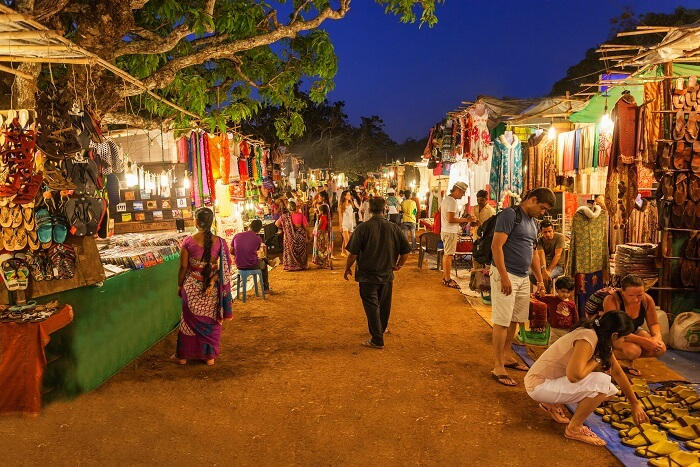
#> input picture webrtc_stream_objectdetection/rpi_opencv_objectdetection_python/image_object_detection/imgs/1.jpg, 700 x 467 px, given in place of 1.jpeg, which was not available
$ python obstruction_detection.py
#> lines starting #> are read from the running program, lines starting #| are printed output that depends on the picture; after the words box and inside, x2 and y2 are one past the last pixel; in counts of white or black regions, pixels touching at a corner belong together; pictures that were not available may be replaced by others from this repository, and a replacement may not be noted
import cv2 as _cv2
import numpy as np
import subprocess
import os

class Box:

    def __init__(self, index, start_row, end_row, start_col, end_col, path):
        self.index = index
        self.start_row = start_row
        self.end_row = end_row
        self.start_col = start_col
        self.end_col = end_col
        self.path = path


def crop(img, pxstep=1000, pystep=1000):
    i = 0
    h = img.shape[0]
    w = img.shape[1]
    start_row, start_col = int(0), int(0)

    y = pystep
    while y <= h :
        start_row = 0
        x = pxstep
        while x <= w :
            end_row = int(x)
            end_col = int(y)

            i = i + 1
            print("box no : " + str(i))
            print(start_row, start_col, end_row, end_col)

            # since we only want bottom boxes 4 , 5 and 6 , store only them
            if i >= 4 and i <= 6:
                cropped_img = image[start_row:end_row, start_col:end_col]
                image_path_cropped = 'imgs/cropped_' + str(i) + '.jpeg'
                _cv2.imwrite(image_path_cropped, cropped_img)

                boxes.append(Box(i, start_row, start_col, end_row, end_col, image_path_cropped))

            start_row = x
            x += pxstep

        start_col = y
        y += pystep


# sharpening image with gaussian smoothing filter
def unsharp_mask(image, kernel_size=(5, 5), sigma=1.0, amount=1.0, threshold=0):
    """Return a sharpened version of the image, using an unsharp mask."""
    blurred = _cv2.GaussianBlur(image, kernel_size, sigma)
    sharpened = float(amount + 1) * image - float(amount) * blurred
    sharpened = np.maximum(sharpened, np.zeros(sharpened.shape))
    sharpened = np.minimum(sharpened, 255 * np.ones(sharpened.shape))
    sharpened = sharpened.round().astype(np.uint8)
    if threshold > 0:
        low_contrast_mask = np.absolute(image - blurred) < threshold
        np.copyto(sharpened, image, where=low_contrast_mask)
    return sharpened


def detect_onstruction(imgpath):
    img = _cv2.imread(imgpath)
    sharpened_image = unsharp_mask(img)
    edges = _cv2.Canny(sharpened_image, sharpened_image.shape[0], sharpened_image.shape[1])
    edges_bool = np.asarray(edges, dtype=bool)
    return (1 in edges_bool)


# main logic

# grab image
imgpath = '1.jpeg'
cmd = "raspistill -vf -w 640 -h 480 -o " + imgpath + ''
subprocess.call(cmd, shell=True)
#> (this line was passed over: subprocess is not available in this run)

# read image
image = _cv2.imread(imgpath)
#> image is the input picture: shape (467, 700, 3); mean B, G, R 44.3, 79.4, 121.1

# print the dimensions
print(image.shape)
#| (467, 700, 3)
h = image.shape[0]
#> h = 467
w = image.shape[1]
#> w = 700
print('Width of image:', (w, 'pixels'))
#| Width of image: (700, 'pixels')
print('Height of image:', (h, 'pixels'))
#| Height of image: (467, 'pixels')

# creating list for boxes
boxes = []

# Divide image into grid of 3x2
px = int(w / 3)
#> px = 233
py = int(h / 2)
#> py = 233
print("width of each grid box ", (px, 'pixels'))
#| width of each grid box  (233, 'pixels')
print("height of each grid box ", (py, 'pixels'))
#| height of each grid box  (233, 'pixels')

# call crop
crop(image, px, py)
#> the loop in crop, `while y <= h :` made 2 passes
#> pass 2, in crop, `_cv2.imwrite(image_path_cropped, cropped_img)`:
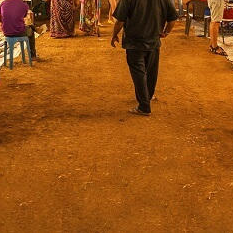
#> saved as cropped_5.jpeg: shape (233, 233, 3); mean B, G, R 19.6, 81, 150.2
#> after the loop in crop, `while y <= h :`: boxes = 3 items; i = 6; y = 699

# use box es for edge detection
# if 1 exists in then edge was detected
path_c = detect_onstruction(boxes[1].path)
#> in detect_onstruction, `edges = _cv2.Canny(sharpened_image, sharpened_image.shape[0], sharpene..`:
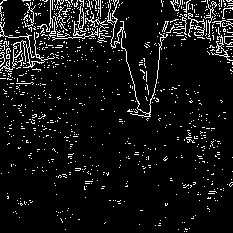
#> edges: shape (233, 233); 7.5% white in thin lines or dots
#> in detect_onstruction, `edges_bool = np.asarray(edges, dtype=bool)`: edges_bool: shape (233, 233) bool; 7.5% white in thin lines or dots
#> path_c = True
if not path_c:
    print(" No Obstruction detected on centre ")
else:
    print("Obstruction detected on centre , evaluate right side")
    path_r = detect_onstruction(boxes[2].path)
#> in detect_onstruction (call 2), `img = _cv2.imread(imgpath)`: img = 233 rows, first 8: [12, 76, 141], [12, 76, 141], [11, 76, 144], [14, 79, 147], [13, 80, 149], [12, 79, 148], [11, 78, 147], [11, 78, 147]
#> in unsharp_mask (call 2), `blurred = _cv2.GaussianBlur(image, kernel_size, sigma)`: blurred = 233 rows, first 8: [12, 76, 141], [12, 76, 142], [12, 77, 144], [13, 78, 146], [13, 79, 148], [12, 79, 148], [11, 78, 147], [11, 78, 147]
#> in unsharp_mask (call 2), `sharpened = float(amount + 1) * image - float(amount) * blurred`: sharpened = 233 rows, first 8: [12, 76, 141], [12, 76, 140], [10, 75, 144], [15, 80, 148], [13, 81, 150], [12, 79, 148], [11, 78, 147], [11, 78, 147]
#> in detect_onstruction (call 2), `sharpened_image = unsharp_mask(img)`: sharpened_image has the same summary as sharpened in unsharp_mask
#> path_r = True

    if not path_r:
        print("No Obstruction detected on right side")
    else:
        print("Obstruction detected on right side , evaluate left side")
        path_l = detect_onstruction(boxes[0].path)
#> call 3 of detect_onstruction, with imgpath = 'imgs/cropped_4.jpeg'
#> call 3 of unsharp_mask, with kernel_size = (5, 5), sigma = 1, amount = 1, threshold = 0
#> in unsharp_mask (call 3), `blurred = _cv2.GaussianBlur(image, kernel_size, sigma)`:
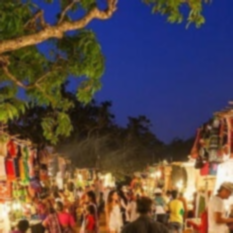
#> blurred: shape (233, 233, 3); mean B, G, R 72.7, 74.8, 90
#> in unsharp_mask (call 3), `sharpened = float(amount + 1) * image - float(amount) * blurred`:
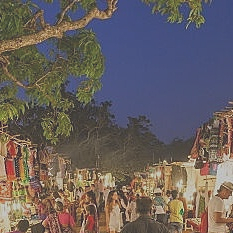
#> sharpened: shape (233, 233, 3) float64; mean B, G, R 72.7, 74.8, 90; drawn with min black and max white
#> in unsharp_mask (call 3), `sharpened = np.maximum(sharpened, np.zeros(sharpened.shape))`:
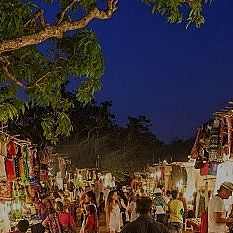
#> sharpened: shape (233, 233, 3) float64; mean B, G, R 74.8, 75.3, 90.1; drawn with min black and max white
#> in unsharp_mask (call 3), `sharpened = np.minimum(sharpened, 255 * np.ones(sharpened.shape))`:
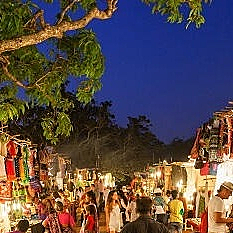
#> sharpened: shape (233, 233, 3) float64; mean B, G, R 74.8, 75.1, 89.1
#> in detect_onstruction (call 3), `edges = _cv2.Canny(sharpened_image, sharpened_image.shape[0], sharpene..`:
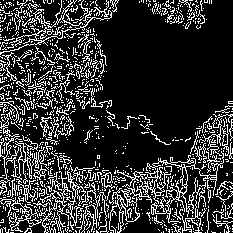
#> edges: shape (233, 233); 19.5% white in thin lines or dots
#> in detect_onstruction (call 3), `edges_bool = np.asarray(edges, dtype=bool)`: edges_bool: shape (233, 233) bool; 19.5% white in thin lines or dots
#> path_l = True

        if not path_l:
            print("No Obstruction detected on left side")
        else:
            print("Obstruction detected on left side , halt or move back")
            # beep to sound obstruction in movement
            beep = lambda x: os.system("echo -n '\a';sleep 0.2;" * x)
            beep(4)

$ run again, with webrtc_stream_objectdetection/rpi_opencv_objectdetection_python/image_object_detection/imgs/2.jpg copied over webrtc_stream_objectdetection/rpi_opencv_objectdetection_python/image_object_detection/imgs/1.jpg
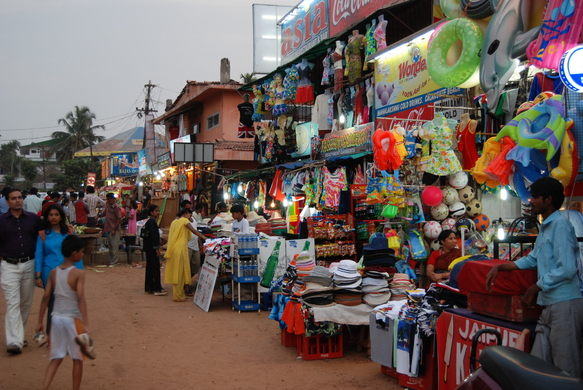
#> input picture webrtc_stream_objectdetection/rpi_opencv_objectdetection_python/image_object_detection/imgs/2.jpg, 583 x 390 px, given in place of 1.jpeg, which was not available
#> image is the input picture: shape (390, 583, 3); mean B, G, R 88.9, 93.6, 107.1
#| (390, 583, 3)
#| Width of image: (583, 'pixels')
#| Height of image: (390, 'pixels')
#| width of each grid box  (194, 'pixels')
#| height of each grid box  (195, 'pixels')
#> after the loop in crop, `while y <= h :`: boxes = 3 items; i = 6; y = 585
#> in unsharp_mask, `sharpened = np.maximum(sharpened, np.zeros(sharpened.shape))`:
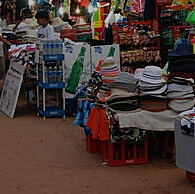
#> sharpened: shape (194, 195, 3) float64; mean B, G, R 71.4, 78.1, 99.2; drawn with min black and max white
#> in detect_onstruction, `edges = _cv2.Canny(sharpened_image, sharpened_image.shape[0], sharpene..`:
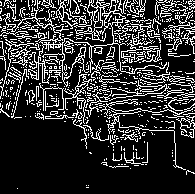
#> edges: shape (194, 195); 19.8% white in thin lines or dots
#> edges_bool: shape (194, 195) bool; 19.8% white in thin lines or dots
#> path_c = True
#> path_r = False
